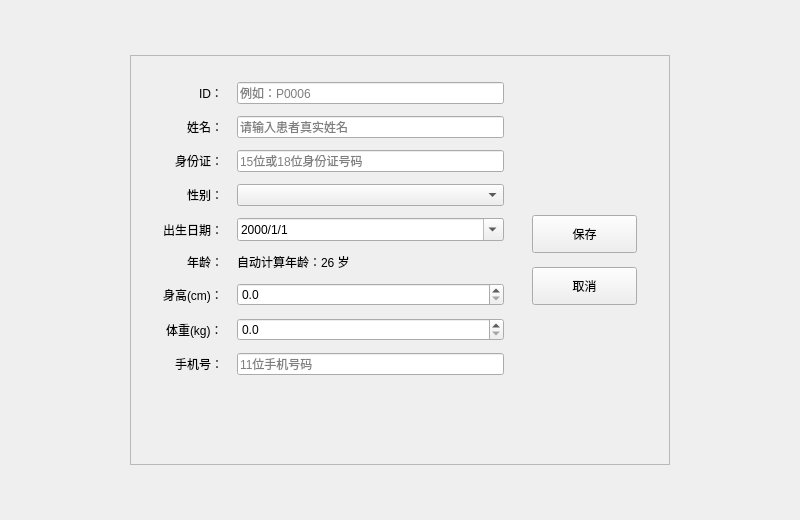
<?xml version="1.0" encoding="UTF-8"?>
<ui version="4.0">
 <class>PatientEditView</class>
 <widget class="QWidget" name="PatientEditView">
  <property name="geometry">
   <rect>
    <x>0</x>
    <y>0</y>
    <width>800</width>
    <height>520</height>
   </rect>
  </property>
  <property name="windowTitle">
   <string>编辑患者信息</string>
  </property>
  <layout class="QVBoxLayout" name="outerLayout">
   <item>
    <spacer name="topSpacer">
     <property name="orientation">
      <enum>Qt::Vertical</enum>
     </property>
     <property name="sizeHint" stdset="0">
      <size>
       <width>20</width>
       <height>20</height>
      </size>
     </property>
    </spacer>
   </item>
   <item>
    <layout class="QHBoxLayout" name="centerLayout">
     <item>
      <spacer name="leftSpacer">
       <property name="orientation">
        <enum>Qt::Horizontal</enum>
       </property>
       <property name="sizeHint" stdset="0">
        <size>
         <width>40</width>
         <height>20</height>
        </size>
       </property>
      </spacer>
     </item>
     <item>
      <widget class="QFrame" name="editCard">
       <property name="minimumSize">
        <size>
         <width>540</width>
         <height>410</height>
        </size>
       </property>
       <property name="frameShape">
        <enum>QFrame::StyledPanel</enum>
       </property>
       <layout class="QHBoxLayout" name="cardLayout">
        <property name="spacing">
         <number>28</number>
        </property>
        <property name="leftMargin">
         <number>32</number>
        </property>
        <property name="topMargin">
         <number>26</number>
        </property>
        <property name="rightMargin">
         <number>32</number>
        </property>
        <property name="bottomMargin">
         <number>26</number>
        </property>
        <item>
         <layout class="QFormLayout" name="formLayout">
          <property name="labelAlignment">
           <set>Qt::AlignRight|Qt::AlignVCenter</set>
          </property>
          <property name="horizontalSpacing">
           <number>14</number>
          </property>
          <property name="verticalSpacing">
           <number>12</number>
          </property>
          <item row="0" column="0">
           <widget class="QLabel" name="labelID">
            <property name="text">
             <string>ID：</string>
            </property>
           </widget>
          </item>
          <item row="0" column="1">
           <widget class="QLineEdit" name="dbEditID">
            <property name="minimumWidth">
             <number>230</number>
            </property>
            <property name="placeholderText">
             <string>例如：P0006</string>
            </property>
           </widget>
          </item>
          <item row="1" column="0">
           <widget class="QLabel" name="labelName">
            <property name="text">
             <string>姓名：</string>
            </property>
           </widget>
          </item>
          <item row="1" column="1">
           <widget class="QLineEdit" name="dbEditName">
            <property name="placeholderText">
             <string>请输入患者真实姓名</string>
            </property>
           </widget>
          </item>
          <item row="2" column="0">
           <widget class="QLabel" name="labelIDCard">
            <property name="text">
             <string>身份证：</string>
            </property>
           </widget>
          </item>
          <item row="2" column="1">
           <widget class="QLineEdit" name="dbEditIDCard">
            <property name="maxLength">
             <number>18</number>
            </property>
            <property name="placeholderText">
             <string>15位或18位身份证号码</string>
            </property>
           </widget>
          </item>
          <item row="3" column="0">
           <widget class="QLabel" name="labelSex">
            <property name="text">
             <string>性别：</string>
            </property>
           </widget>
          </item>
          <item row="3" column="1">
           <widget class="QComboBox" name="dbComboSex"/>
          </item>
          <item row="4" column="0">
           <widget class="QLabel" name="labelDOB">
            <property name="text">
             <string>出生日期：</string>
            </property>
           </widget>
          </item>
          <item row="4" column="1">
           <widget class="QDateEdit" name="dbDateEditDOB">
            <property name="displayFormat">
             <string>yyyy/M/d</string>
            </property>
            <property name="calendarPopup">
             <bool>true</bool>
            </property>
           </widget>
          </item>
          <item row="5" column="0">
           <widget class="QLabel" name="labelAge">
            <property name="text">
             <string>年龄：</string>
            </property>
           </widget>
          </item>
          <item row="5" column="1">
           <widget class="QLabel" name="labelAgePreview">
            <property name="text">
             <string>自动计算年龄：26 岁</string>
            </property>
           </widget>
          </item>
          <item row="6" column="0">
           <widget class="QLabel" name="labelHeight">
            <property name="text">
             <string>身高(cm)：</string>
            </property>
           </widget>
          </item>
          <item row="6" column="1">
           <widget class="QDoubleSpinBox" name="dbSpinHeight">
            <property name="decimals">
             <number>1</number>
            </property>
            <property name="maximum">
             <double>260.000000000000000</double>
            </property>
           </widget>
          </item>
          <item row="7" column="0">
           <widget class="QLabel" name="labelWeight">
            <property name="text">
             <string>体重(kg)：</string>
            </property>
           </widget>
          </item>
          <item row="7" column="1">
           <widget class="QDoubleSpinBox" name="dbSpinWeight">
            <property name="decimals">
             <number>1</number>
            </property>
            <property name="maximum">
             <double>300.000000000000000</double>
            </property>
           </widget>
          </item>
          <item row="8" column="0">
           <widget class="QLabel" name="labelMobile">
            <property name="text">
             <string>手机号：</string>
            </property>
           </widget>
          </item>
          <item row="8" column="1">
           <widget class="QLineEdit" name="dbEditMobile">
            <property name="maxLength">
             <number>11</number>
            </property>
            <property name="placeholderText">
             <string>11位手机号码</string>
            </property>
           </widget>
          </item>
         </layout>
        </item>
        <item>
         <layout class="QVBoxLayout" name="rightBtnLayout">
          <property name="spacing">
           <number>14</number>
          </property>
          <item>
           <spacer name="btnTopSpacer">
            <property name="orientation">
             <enum>Qt::Vertical</enum>
            </property>
            <property name="sizeHint" stdset="0">
             <size>
              <width>20</width>
              <height>40</height>
             </size>
            </property>
           </spacer>
          </item>
          <item>
           <widget class="QPushButton" name="btSave">
            <property name="minimumSize">
             <size>
              <width>105</width>
              <height>38</height>
             </size>
            </property>
            <property name="text">
             <string>保存</string>
            </property>
           </widget>
          </item>
          <item>
           <widget class="QPushButton" name="btCancel">
            <property name="minimumSize">
             <size>
              <width>105</width>
              <height>38</height>
             </size>
            </property>
            <property name="text">
             <string>取消</string>
            </property>
           </widget>
          </item>
          <item>
           <spacer name="btnBottomSpacer">
            <property name="orientation">
             <enum>Qt::Vertical</enum>
            </property>
            <property name="sizeHint" stdset="0">
             <size>
              <width>20</width>
              <height>20</height>
             </size>
            </property>
           </spacer>
          </item>
         </layout>
        </item>
       </layout>
      </widget>
     </item>
     <item>
      <spacer name="rightSpacer">
       <property name="orientation">
        <enum>Qt::Horizontal</enum>
       </property>
       <property name="sizeHint" stdset="0">
        <size>
         <width>40</width>
         <height>20</height>
        </size>
       </property>
      </spacer>
     </item>
    </layout>
   </item>
   <item>
    <spacer name="bottomSpacer">
     <property name="orientation">
      <enum>Qt::Vertical</enum>
     </property>
     <property name="sizeHint" stdset="0">
      <size>
       <width>20</width>
       <height>20</height>
      </size>
     </property>
    </spacer>
   </item>
  </layout>
 </widget>
 <resources/>
 <connections/>
</ui>
